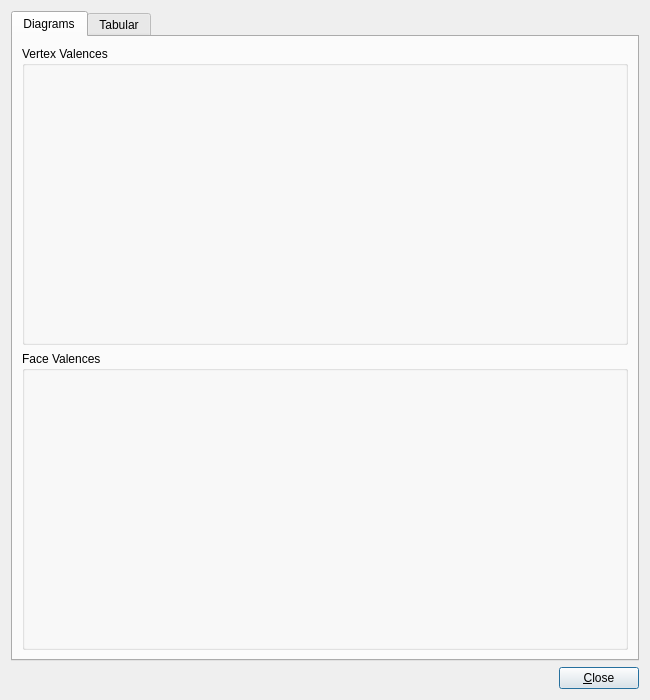
<?xml version="1.0" encoding="UTF-8"?>
<ui version="4.0">
 <class>ValenceHistogramsDlg</class>
 <widget class="QDialog" name="ValenceHistogramsDlg">
  <property name="geometry">
   <rect>
    <x>0</x>
    <y>0</y>
    <width>650</width>
    <height>700</height>
   </rect>
  </property>
  <property name="windowTitle">
   <string>Valence Histograms</string>
  </property>
  <layout class="QVBoxLayout" name="verticalLayout">
   <item>
    <widget class="QTabWidget" name="tabWidget">
     <property name="currentIndex">
      <number>0</number>
     </property>
     <widget class="QWidget" name="gfx_tab">
      <attribute name="title">
       <string>Diagrams</string>
      </attribute>
      <layout class="QVBoxLayout" name="verticalLayout_2">
       <item>
        <widget class="QGroupBox" name="groupBox">
         <property name="title">
          <string>Vertex Valences</string>
         </property>
         <layout class="QVBoxLayout" name="verticalLayout_3">
          <item>
           <widget class="ValenceHistogramWidget" name="vertexValenceChart_wdgt" native="true"/>
          </item>
         </layout>
        </widget>
       </item>
       <item>
        <widget class="QGroupBox" name="groupBox_2">
         <property name="title">
          <string>Face Valences</string>
         </property>
         <layout class="QVBoxLayout" name="verticalLayout_4">
          <item>
           <widget class="ValenceHistogramWidget" name="faceValenceChart_wdgt" native="true"/>
          </item>
         </layout>
        </widget>
       </item>
      </layout>
     </widget>
     <widget class="QWidget" name="txt_tab">
      <attribute name="title">
       <string>Tabular</string>
      </attribute>
      <layout class="QVBoxLayout" name="verticalLayout_5">
       <item>
        <widget class="QGroupBox" name="groupBox_3">
         <property name="title">
          <string>Vertex Valences</string>
         </property>
         <layout class="QVBoxLayout" name="verticalLayout_6">
          <item>
           <widget class="QTableWidget" name="vertexValence_tw"/>
          </item>
         </layout>
        </widget>
       </item>
       <item>
        <widget class="QGroupBox" name="groupBox_4">
         <property name="title">
          <string>Face Valences</string>
         </property>
         <layout class="QVBoxLayout" name="verticalLayout_7">
          <item>
           <widget class="QTableWidget" name="faceValence_tw"/>
          </item>
         </layout>
        </widget>
       </item>
      </layout>
     </widget>
    </widget>
   </item>
   <item>
    <layout class="QHBoxLayout" name="horizontalLayout">
     <item>
      <spacer name="horizontalSpacer">
       <property name="orientation">
        <enum>Qt::Horizontal</enum>
       </property>
       <property name="sizeHint" stdset="0">
        <size>
         <width>40</width>
         <height>20</height>
        </size>
       </property>
      </spacer>
     </item>
     <item>
      <widget class="QPushButton" name="pushButton">
       <property name="text">
        <string>&amp;Close</string>
       </property>
       <property name="default">
        <bool>true</bool>
       </property>
      </widget>
     </item>
    </layout>
   </item>
  </layout>
 </widget>
 <customwidgets>
  <customwidget>
   <class>ValenceHistogramWidget</class>
   <extends>QWidget</extends>
   <header>ValenceHistogramWidget.hh</header>
   <container>1</container>
  </customwidget>
 </customwidgets>
 <resources/>
 <connections>
  <connection>
   <sender>pushButton</sender>
   <signal>clicked()</signal>
   <receiver>ValenceHistogramsDlg</receiver>
   <slot>accept()</slot>
   <hints>
    <hint type="sourcelabel">
     <x>596</x>
     <y>678</y>
    </hint>
    <hint type="destinationlabel">
     <x>540</x>
     <y>1</y>
    </hint>
   </hints>
  </connection>
 </connections>
</ui>
